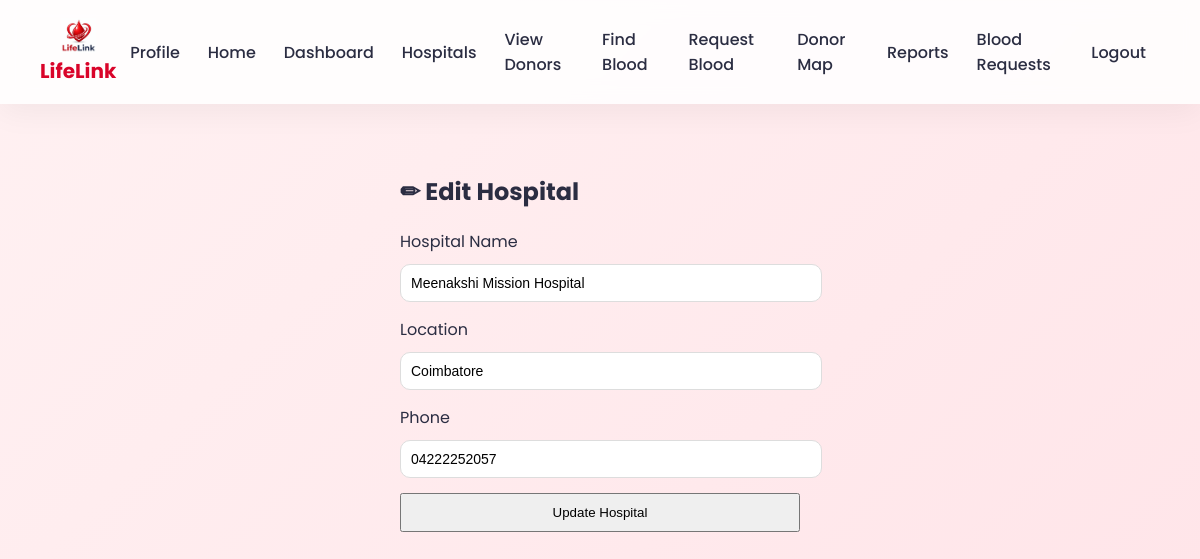
The app's page /edit_hospital/3 (signed in) with its own data.
### tables this page shows
CREATE TABLE hospitals(
    id INTEGER PRIMARY KEY AUTOINCREMENT,
    name TEXT,
    location TEXT
, phone TEXT);

### app.py (the view, shortened to what this page needs)
@app.route("/edit_hospital/<int:id>", methods=["GET","POST"])
@login_required
def edit_hospital(id):
    if session.get("role") != "admin":
        flash("Unauthorized ❌ Admin only")
        return redirect(url_for("hospitals"))
    conn = get_db()
    cursor = conn.cursor()
    try:
        cursor.execute("SELECT * FROM hospitals WHERE id=?", (id,))
        hospital = cursor.fetchone()
        conn.close()
        return render_template("edit_hospital.html", hospital=hospital)
    except Exception as e:
        print("Edit hospital error:", e)
        return "Internal Server Error"

### app.py (called while the page is built)
def get_db():
    conn = sqlite3.connect("database.db")
    conn.row_factory = sqlite3.Row
    return conn

def login_required(f):
    @wraps(f)
    def wrapper(*args, **kwargs):
        if "username" not in session:
            flash("Please login first")
            return redirect(url_for("login_page"))
        return f(*args, **kwargs)
    return wrapper

### templates/edit_hospital.html
{% extends "base.html" %}
{% block content %}
<div style="max-width:400px; margin:auto;">
<h2>✏ Edit Hospital</h2>
<form method="POST">
<label>Hospital Name</label>
<input type="text" name="name"
value="{{ hospital[1] }}"
required
style="width:100%; padding:10px; margin-bottom:15px;">
<label>Location</label>
<input type="text" name="location"
value="{{ hospital[2] }}"
required
style="width:100%; padding:10px; margin-bottom:15px;">
<label>Phone</label>
<input type="text" name="phone"
value="{{ hospital[3] }}"
required
style="width:100%; padding:10px; margin-bottom:15px;">
<button type="submit"
style="padding:10px 18px; width:100%;">
Update Hospital
</button>
</form>
</div>
{% endblock %}

### templates/base.html (style rules this page uses)
body { margin:0; font-family:'Poppins',sans-serif; background:linear-gradient(135deg,#fff1f2,#ffe5e9); color:#2b2d42; }
input,select { width:100%; padding:12px; margin:10px 0 20px 0; border-radius:10px; border:1px solid #ddd; font-size:14px; }

### records on screen
hospitals: name "Meenakshi Mission Hospital", location "Coimbatore", phone "04222252057"
